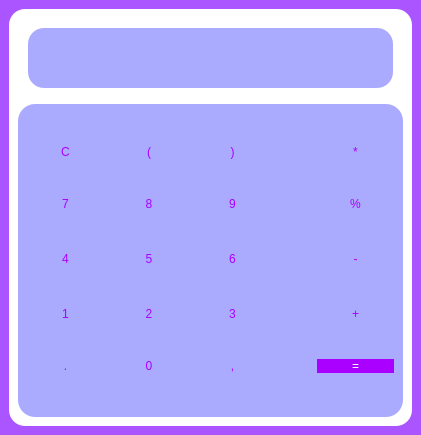
<?xml version="1.0" encoding="UTF-8"?>
<ui version="4.0">
 <class>MainWindow</class>
 <widget class="QMainWindow" name="MainWindow">
  <property name="geometry">
   <rect>
    <x>0</x>
    <y>0</y>
    <width>421</width>
    <height>435</height>
   </rect>
  </property>
  <property name="windowTitle">
   <string>Kalc</string>
  </property>
  <property name="styleSheet">
   <string notr="true">*{
background:rgb(170, 85, 255);
}</string>
  </property>
  <widget class="QWidget" name="centralwidget">
   <layout class="QVBoxLayout" name="verticalLayout">
    <item>
     <widget class="QFrame" name="frame_3">
      <property name="styleSheet">
       <string notr="true">*{
border-radius:16;

background:white;

}</string>
      </property>
      <property name="frameShape">
       <enum>QFrame::StyledPanel</enum>
      </property>
      <property name="frameShadow">
       <enum>QFrame::Raised</enum>
      </property>
      <layout class="QVBoxLayout" name="verticalLayout_2">
       <item>
        <widget class="QFrame" name="frame_2">
         <property name="sizePolicy">
          <sizepolicy hsizetype="Expanding" vsizetype="Expanding">
           <horstretch>0</horstretch>
           <verstretch>0</verstretch>
          </sizepolicy>
         </property>
         <property name="maximumSize">
          <size>
           <width>7000</width>
           <height>80</height>
          </size>
         </property>
         <property name="frameShape">
          <enum>QFrame::StyledPanel</enum>
         </property>
         <property name="frameShadow">
          <enum>QFrame::Raised</enum>
         </property>
         <layout class="QVBoxLayout" name="verticalLayout_3">
          <property name="leftMargin">
           <number>10</number>
          </property>
          <property name="topMargin">
           <number>10</number>
          </property>
          <property name="rightMargin">
           <number>10</number>
          </property>
          <property name="bottomMargin">
           <number>10</number>
          </property>
          <item>
           <widget class="QLineEdit" name="lineEdit">
            <property name="sizePolicy">
             <sizepolicy hsizetype="Expanding" vsizetype="Expanding">
              <horstretch>0</horstretch>
              <verstretch>0</verstretch>
             </sizepolicy>
            </property>
            <property name="font">
             <font>
              <family>Inconsolata Semi Condensed Black</family>
              <pointsize>22</pointsize>
              <weight>75</weight>
              <bold>true</bold>
             </font>
            </property>
            <property name="styleSheet">
             <string notr="true">*{
color:rgb(170, 85, 255);
background:rgb(170, 170, 255);
}</string>
            </property>
            <property name="text">
             <string/>
            </property>
            <property name="alignment">
             <set>Qt::AlignCenter</set>
            </property>
           </widget>
          </item>
         </layout>
        </widget>
       </item>
       <item>
        <widget class="QFrame" name="frame">
         <property name="styleSheet">
          <string notr="true">*{

color:rgb(170, 0, 255);
border-radius:17;
background:rgb(170, 170, 255);
}

QPushButton{
background:rgb(170, 170, 255);
border:null;
	font: 25pt &quot;Inconsolata&quot;;
}</string>
         </property>
         <property name="frameShape">
          <enum>QFrame::StyledPanel</enum>
         </property>
         <property name="frameShadow">
          <enum>QFrame::Raised</enum>
         </property>
         <layout class="QGridLayout" name="gridLayout">
          <item row="3" column="0">
           <widget class="QPushButton" name="pushButton_8">
            <property name="text">
             <string>1</string>
            </property>
           </widget>
          </item>
          <item row="4" column="1">
           <widget class="QPushButton" name="pushButton_18">
            <property name="text">
             <string>0</string>
            </property>
           </widget>
          </item>
          <item row="0" column="1">
           <widget class="QPushButton" name="pushButton">
            <property name="text">
             <string>(</string>
            </property>
           </widget>
          </item>
          <item row="2" column="1">
           <widget class="QPushButton" name="pushButton_9">
            <property name="text">
             <string>5</string>
            </property>
           </widget>
          </item>
          <item row="1" column="1">
           <widget class="QPushButton" name="pushButton_5">
            <property name="text">
             <string>8</string>
            </property>
           </widget>
          </item>
          <item row="2" column="0">
           <widget class="QPushButton" name="pushButton_7">
            <property name="text">
             <string>4</string>
            </property>
           </widget>
          </item>
          <item row="1" column="2">
           <widget class="QPushButton" name="pushButton_6">
            <property name="text">
             <string>9</string>
            </property>
           </widget>
          </item>
          <item row="0" column="2">
           <widget class="QPushButton" name="pushButton_2">
            <property name="text">
             <string>)</string>
            </property>
           </widget>
          </item>
          <item row="3" column="2">
           <widget class="QPushButton" name="pushButton_12">
            <property name="text">
             <string>3</string>
            </property>
           </widget>
          </item>
          <item row="0" column="4">
           <widget class="QPushButton" name="pushButton_13">
            <property name="text">
             <string>*</string>
            </property>
           </widget>
          </item>
          <item row="1" column="0">
           <widget class="QPushButton" name="pushButton_4">
            <property name="text">
             <string>7</string>
            </property>
           </widget>
          </item>
          <item row="3" column="1">
           <widget class="QPushButton" name="pushButton_11">
            <property name="text">
             <string>2</string>
            </property>
           </widget>
          </item>
          <item row="2" column="2">
           <widget class="QPushButton" name="pushButton_10">
            <property name="text">
             <string>6</string>
            </property>
           </widget>
          </item>
          <item row="4" column="0">
           <widget class="QPushButton" name="pushButton_17">
            <property name="text">
             <string>.</string>
            </property>
           </widget>
          </item>
          <item row="1" column="4">
           <widget class="QPushButton" name="pushButton_14">
            <property name="text">
             <string>%</string>
            </property>
           </widget>
          </item>
          <item row="3" column="4">
           <widget class="QPushButton" name="pushButton_16">
            <property name="text">
             <string>+</string>
            </property>
           </widget>
          </item>
          <item row="0" column="0">
           <widget class="QPushButton" name="pushButton_3">
            <property name="text">
             <string>C</string>
            </property>
           </widget>
          </item>
          <item row="2" column="4">
           <widget class="QPushButton" name="pushButton_15">
            <property name="text">
             <string>-</string>
            </property>
           </widget>
          </item>
          <item row="2" column="3">
           <spacer name="horizontalSpacer">
            <property name="orientation">
             <enum>Qt::Horizontal</enum>
            </property>
            <property name="sizeType">
             <enum>QSizePolicy::Fixed</enum>
            </property>
            <property name="sizeHint" stdset="0">
             <size>
              <width>40</width>
              <height>20</height>
             </size>
            </property>
           </spacer>
          </item>
          <item row="4" column="4">
           <widget class="QPushButton" name="pushButton_20">
            <property name="styleSheet">
             <string notr="true">*{
border-radius: 30px;
background-color:rgb(170, 0, 255);
color:rgb(255, 255, 255);
border-style: solid;
border-radius: 18px;
}</string>
            </property>
            <property name="text">
             <string>=</string>
            </property>
           </widget>
          </item>
          <item row="4" column="2">
           <widget class="QPushButton" name="pushButton_19">
            <property name="text">
             <string>,</string>
            </property>
           </widget>
          </item>
         </layout>
        </widget>
       </item>
      </layout>
     </widget>
    </item>
   </layout>
  </widget>
 </widget>
 <resources/>
 <connections/>
</ui>
